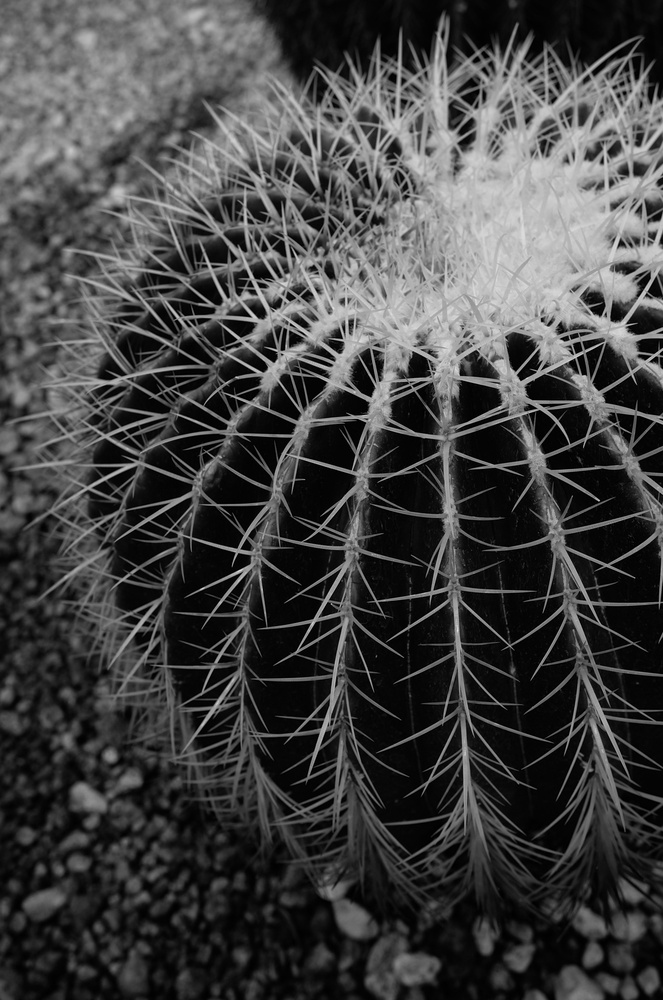
#> input picture cactus.jpg, 663 x 1000 px, shrunk from 1600 x 2415 before the run
$ jupyter execute --allow-errors AM6020_A2.ipynb   (shell and % lines are left out)
#> lines starting #> are read from the running program, lines starting #| are printed output that depends on the picture
[cell 1]
import matplotlib.pyplot as plt
import numpy as np

# AM6020 Assignment 2

## Submission

This assignment must be **your own work**. Remember the Plagarism Policy that you agreed to (near the top of the AM6020 Modules page on Canvas).

Please submit your assignment electronically:
- Save the notebook (*studentID*_A2.ipynb).
- Upload the notebook to the Assignment 2 submission on Canvas.

**If you submit this assignment in late or to the wrong location, a mark of zero will be recorded unless you make a case for mitigation by submitting supporting documentation (e.g. medical certificates) to the School of Mathematical Sciences Office <sms@ucc.ie>.**

*Note: When solving the tasks below, you can look up further methods and functions, not necessarily covered in the AM6020 lectures, but only methods and functions from the standard library or those modules we covered. In other words, for this assignment you should only ever import math, random, NumPy and/or Matplotlib.*

## Part 1: Plotting data (7 marks)

The data file *energy_data.csv* contains a breakdown of energy sources being used in Ireland from 1990-2018. It can be downloaded from the Assigment 2 page on Canvas.

Read this data into a numpy array and plot the year usage of each fuel type, all on the same axes (i.e. in the one figure). Include a legend to make it easy to see what curve corresponds to what fuel type.

#> (a cell that did not finish here is left out)

#> (a cell that did not finish here is left out)

Plot the total year energy consumption; that is, usage of all the fuel types together for *each year*.

#> (a cell that did not finish here is left out)

Now create a stackplot to represent the data.

How do you make a stackplot? Good question. As we did in Lecture 7, visit the [Matplotlib gallery](https://matplotlib.org/stable/gallery/index.html) and find an example of a stackplot. Adapt the code you find there for the present data.

#> (a cell that did not finish here is left out)

## Part 2: Dictionary (4 marks)

Below is a dictionary that summarises the stock at a certain supermarket. Notice how the values of this dictionary are dictionaries themselves.

[cell 6]
supermarket = { "milk": {"quantity": 20, "price": 1.19},
               "biscuits":  {"quantity": 32, "price": 1.45},
               "butter":  {"quantity": 20, "price": 2.29},
               "cheese":  {"quantity": 15, "price": 1.90},
               "bread":  {"quantity": 15, "price": 2.59},
               "cookies":  {"quantity": 20, "price": 4.99},
               "yoghurt": {"quantity": 18, "price": 3.65},
               "apples":  {"quantity": 35, "price": 3.15},
               "oranges":  {"quantity": 40, "price": 0.99},
               "bananas": {"quantity": 23, "price": 1.29}}

Write a function to return the total cost if you were to purchase everything in the supermarket.

[cell 7]
# Define your function here.
def total_cost(supermarket):

    total = 0

    for i in supermarket:

        quant = supermarket[i]["quantity"]
        price = supermarket[i]["price"]
        total += quant * price

    return(total)

[cell 8]
# Call your function here.
total_cost(supermarket)

Now imagine that there are five people who all want to buy supplies from this supermarket. Create a function that will return a total cost for each supermarket customer.

Below are their shopping lists (or rather shopping dictionaries).

[cell 9]
Betty = {'bananas' : 6, 'yoghurt': 4, 'bread': 1, 'cheese': 2, 'milk': 2}
John = {'apples': 7, 'bananas': 7, 'oranges': 10}
Samantha = {'milk': 3, 'bread': 2, 'butter': 2, 'cheese': 3, 'yoghurt':5, 'apples': 10, 'bananas': 10}
Gerald = {'cookies': 20, 'milk': 2}

[cell 10]
customers = {"Betty" : {'bananas' : 6, 'yoghurt': 4, 'bread': 1, 'cheese': 2, 'milk': 2},
             "John" : {'apples': 7, 'bananas': 7, 'oranges': 10},
             "Samantha" : {'milk': 3, 'bread': 2, 'butter': 2, 'cheese': 3, 'yoghurt':5, 'apples': 10, 'bananas': 10},
             "Gerald" : {'cookies': 20, 'milk': 2}}

Let the input to the function be a single dictionary that contains the above four shopping dictionaries as dictionary values. Let the output (i.e. the total cost for each customer) also be a dictionary.

[cell 11]
# Define your function here.
bill = {}

def checkout_price(customers):
    for key in customers:
        bill[key] = 0


        checkout = 0
        shop_list = (customers[key])

        for i in shop_list:
            price = supermarket[i]["price"]
            quant = shop_list[i]

            checkout += quant*price

        bill[key] = checkout

    return(bill)

[cell 12]
# Call your function here
checkout_price(customers)

## Part 3: Blurring images (8 marks)

Write your own code to apply a *mean blur* to an image by kernel convolution. In other words, do not use openCV.

Apply your code to the grayscale image *cactus.jpg* to be downloaded from the Assignment 2 page on Canvas.

To start, only use a $3\times 3$ kernel.

Plot both the original and the blurred image side-by-side. Do you notice much of a difference?

[cell 13]
# Write your code here. Insert more cells as needed.
img = plt.imread('cactus.jpg')
#> img is the input picture: shape (1000, 663); min 0, max 229, mean 66.1
plt.imshow(img, cmap = "gray");

[cell 14]
def blur(img):
    # 3x3 kernel
    ksize = 3
    kernel = (1/9.0) * np.ones((3, 3))


    n, n = kernel.shape

    y, x = img.shape
#> y = 1000; x = 663
    y = y - n + 1
#> y = 998
    x = x - n + 1
#> x = 661
    img_blur = np.zeros((y,x))

    for i in range(y):
        for j in range(x):
            img_blur[i][j] = np.sum(img[i:i+n, j:j+n]*kernel)
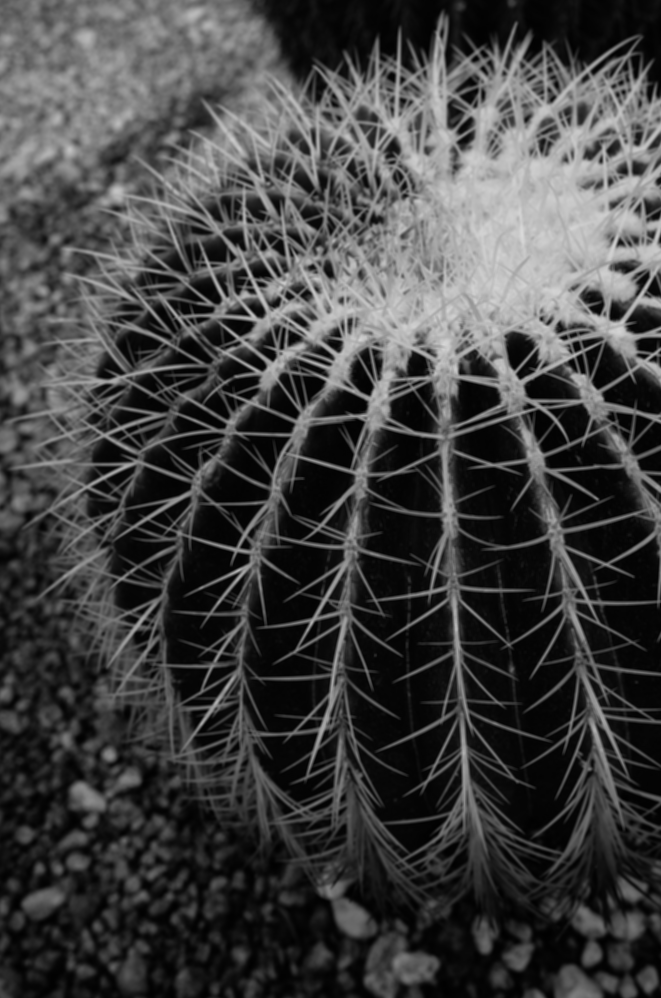
#> img_blur: shape (998, 661) float64; min 0.667, max 217.3, mean 66.2

    fig = plt.figure()
    I1 = fig.add_subplot(1, 2, 1)
    plt.imshow(img, cmap = "gray")
    I1.title.set_text("Original Image")

    I2 = fig.add_subplot(1, 2, 2)
    plt.imshow(img_blur, cmap = "gray")
    I2.title.set_text("3x3 Mean Blur")

    return

[cell 15]
blur(img)
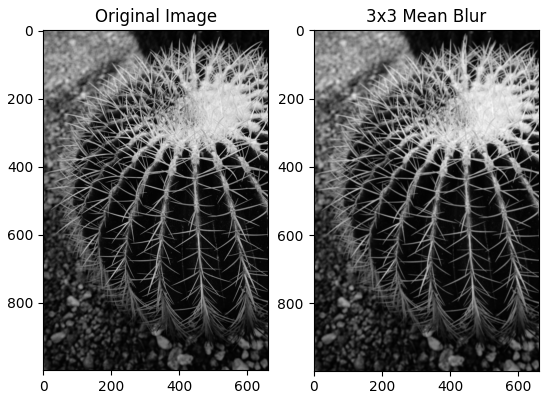
#> figure drawn by matplotlib, 2 panels

The 3x3 kernel applies an extremely mild blur effect which is barely noticable save for the very top of the cactus where the thorns form a white patch. Much larger Kernel sizes will allow us to apply a more obvious blur effect, as demonstrated below.

Now adapt your code for a $n\times n$ kernel. Do you notice a difference for a larger sized kernel? Maybe try a few different sizes.

[cell 16]
# Write your code here. Insert more cells as needed.

def custom_blur(img):
    # Custom nxn kernel specified by the user.
    ksize_custom = int(input())
#> the answer given: 100
    custom_kernel = (1/(ksize_custom**2) * np.ones((ksize_custom, ksize_custom)))

    n, n = custom_kernel.shape

    y, x = img.shape
#> y = 1000; x = 663
    y = y - n + 1
#> y = 901
    x = x - n + 1
#> x = 564
    img_out = np.zeros((y,x))

    for i in range(y):
        for j in range(x):
            img_out[i][j] = np.sum(img[i:i+n, j:j+n]*custom_kernel)
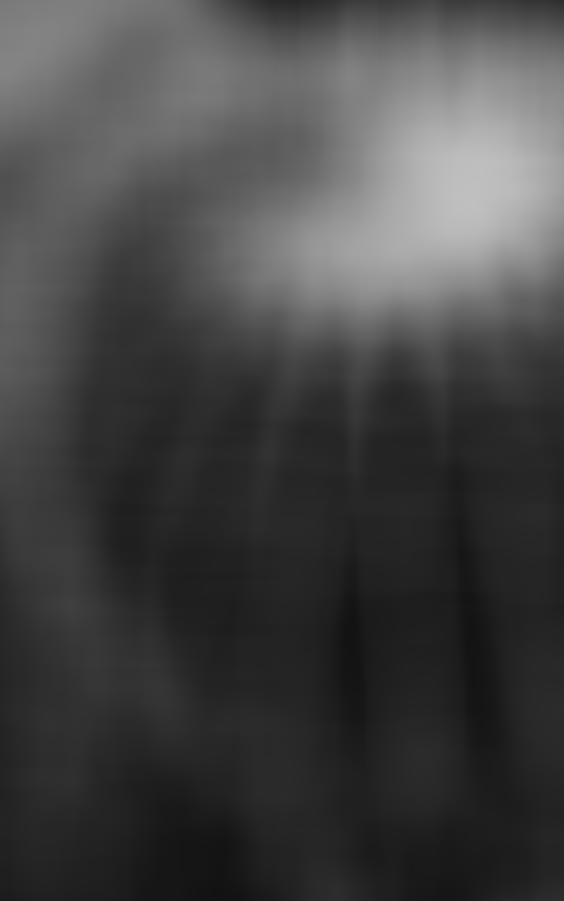
#> img_out: shape (901, 564) float64; min 18.53, max 191.8, mean 68.5

    fig = plt.figure()
    I1 = fig.add_subplot(1, 2, 1)
    plt.imshow(img, cmap = "gray")
    I1.title.set_text("Original Image")

    I2 = fig.add_subplot(1, 2, 2)
    plt.imshow(img_out, cmap = "gray")
    I2.title.set_text("User-specified nxn Kernel Mean Blur")

    return

[cell 17]
custom_blur(img)
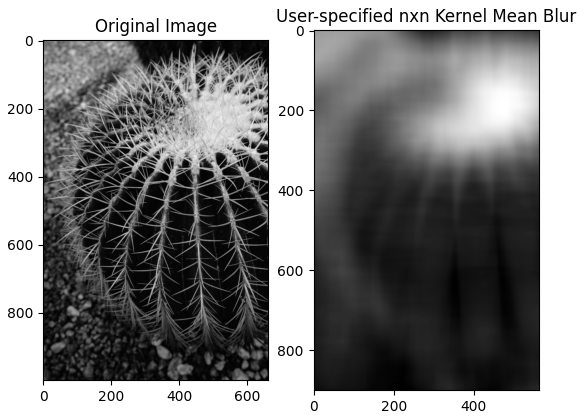
#> figure drawn by matplotlib, 2 panels
